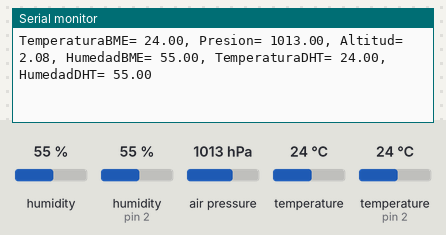
Recording of a sketch running on a simulated Arduino Uno, built with avr-gcc and run on an emulated ATmega328P. Shown: the last lines printed to the serial monitor. The inputs (shaded band) are chosen by the test bench; at power-on: humidity 55 %, humidity (sensor on pin 2) 55 %, air pressure 1013 hPa, temperature (sensor on pin 2) 24 °C, temperature 24 °C.

Above: at 1.2 s.
1.3 s: humidity (sensor 0) set to 22 %
At 2.6 s:
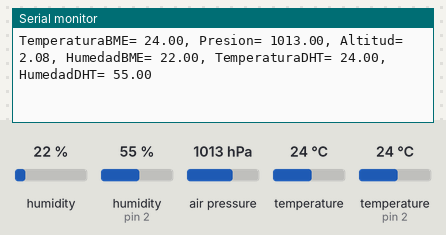
2.8 s: humidity (sensor on pin 2) set to 22 %
At 3.6 s:
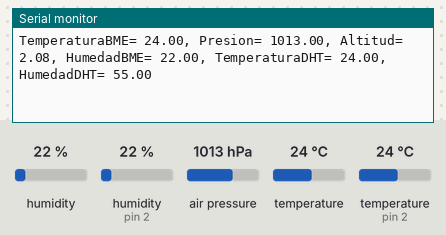
4.3 s: air pressure set to 952 hPa
At 4.3 s:
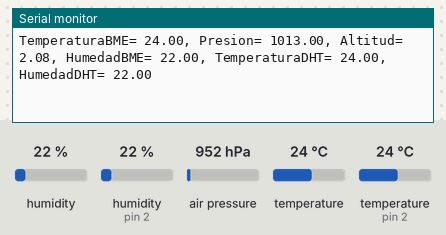
5.8 s: temperature (sensor on pin 2) set to 12 °C
At 7.1 s:
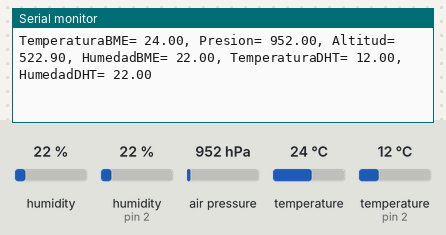
7.3 s: temperature (sensor 0) set to 12 °C
At 8.2 s:
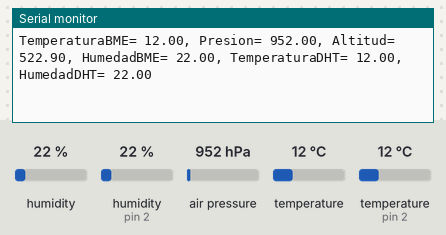
8.8 s: humidity (sensor on pin 2) set to 40 %
At 10.3 s:
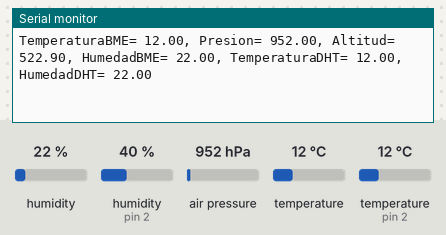
Timing chart, 0 to 11.3 s (numbered marks = the images above; inputs shaded):
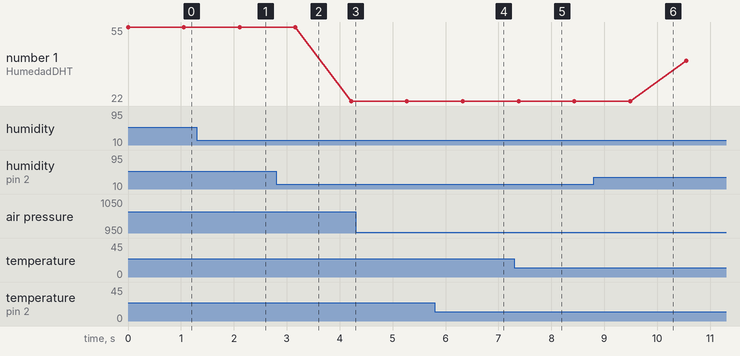

The sketch:

BME280.ino
```cpp
#include <DHT.h>
#include <Wire.h>
#include <Adafruit_Sensor.h>
#include <Adafruit_BME280.h>

#define DHT_PIN 2
#define DHT_TYPE DHT22

#define SEALEVELPRESSURE_HPA (1013.25)

DHT dht(DHT_PIN, DHT_TYPE);
Adafruit_BME280 bme;


void setup() {
  Serial.begin(9600);
  dht.begin();

  if (!bme.begin(0x76)) {
    Serial.println("No se ha podido encontrar un sensor BME280, compruebe el cableado!");
    while (1)
      ;
  }
}

void loop() {
  Serial.print("TemperaturaBME= ");
  Serial.print(bme.readTemperature());
  Serial.print(", Presion= ");
  Serial.print(bme.readPressure() / 100.0F);
  Serial.print(", Altitud= ");
  Serial.print(bme.readAltitude(SEALEVELPRESSURE_HPA));
  Serial.print(", HumedadBME= ");
  Serial.print(bme.readHumidity());
  Serial.print(", TemperaturaDHT= ");
  Serial.print(dht.readTemperature());
  Serial.print(", HumedadDHT= ");
  Serial.println(dht.readHumidity());

  delay(1000);
}
```

Measured:
- after the input at 1.3 s, the serial monitor: prints a new line after 0.81 s (image 1)
- after the input at 5.8 s, the serial monitor: prints a new line after 0.53 s (image 4)
- after the input at 7.3 s, the serial monitor: prints a new line after 0.08 s (image 5)
- plotted number 1: 22 → 40 after the input at 8.8 s
